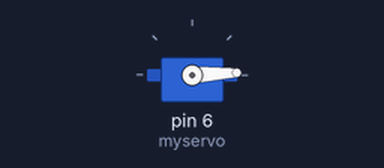
A sketch run on a simulated Arduino Uno, built with avr-gcc and run on an emulated ATmega328P. Parts: servo.

Above: at 0.05 s.
At 0.9 s:
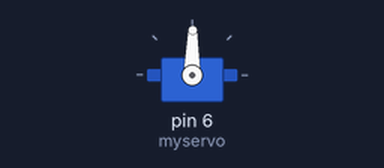
At 1.75 s:
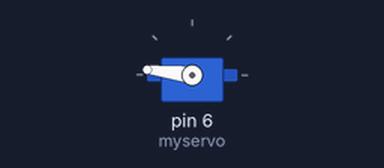
At 3.45 s:
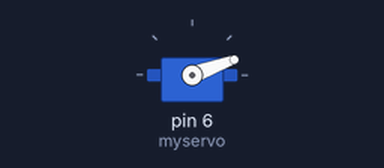
Timing chart, 0 to 8.4 s (numbered marks = the images above):
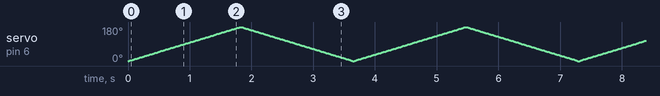

The sketch:

sg90.ino
```cpp
#include <Servo.h>

Servo myservo;

int pos = 0;

void setup() {
  myservo.attach(6);
}

void loop() {
  for(pos = 0; pos<=180; pos +=1){
    myservo.write(pos);
    delay(10);
  }

  for(pos=180; pos>=0; pos -= 1){
    myservo.write(pos);
    delay(10);
  }
}
```
